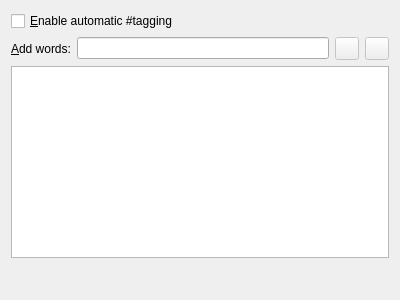
<?xml version="1.0" encoding="UTF-8"?>
<ui version="4.0">
 <class>AutoTagWidget</class>
 <widget class="QWidget" name="AutoTagWidget">
  <property name="geometry">
   <rect>
    <x>0</x>
    <y>0</y>
    <width>400</width>
    <height>300</height>
   </rect>
  </property>
  <property name="windowTitle">
   <string notr="true">Form</string>
  </property>
  <layout class="QVBoxLayout" name="verticalLayout">
   <item>
    <widget class="QCheckBox" name="chbEnable">
     <property name="text">
      <string>&amp;Enable automatic #tagging</string>
     </property>
    </widget>
   </item>
   <item>
    <layout class="QHBoxLayout" name="horizontalLayout_5">
     <item>
      <widget class="QLabel" name="lblAdd">
       <property name="text">
        <string>&amp;Add words:</string>
       </property>
       <property name="buddy">
        <cstring>lineWord</cstring>
       </property>
      </widget>
     </item>
     <item>
      <widget class="QLineEdit" name="lineWord"/>
     </item>
     <item>
      <widget class="QToolButton" name="btnAdd">
       <property name="enabled">
        <bool>false</bool>
       </property>
       <property name="icon">
        <iconset resource="../../qtwitter-app/res/resources.qrc">
         <normaloff>:/icons/add_48.png</normaloff>:/icons/add_48.png</iconset>
       </property>
      </widget>
     </item>
     <item>
      <widget class="QToolButton" name="btnDelete">
       <property name="enabled">
        <bool>false</bool>
       </property>
       <property name="icon">
        <iconset resource="../../qtwitter-app/res/resources.qrc">
         <normaloff>:/icons/cancel_48.png</normaloff>:/icons/cancel_48.png</iconset>
       </property>
      </widget>
     </item>
    </layout>
   </item>
   <item>
    <widget class="QListView" name="viewWords">
     <property name="sizePolicy">
      <sizepolicy hsizetype="Expanding" vsizetype="MinimumExpanding">
       <horstretch>0</horstretch>
       <verstretch>0</verstretch>
      </sizepolicy>
     </property>
     <property name="selectionMode">
      <enum>QAbstractItemView::MultiSelection</enum>
     </property>
    </widget>
   </item>
   <item>
    <spacer name="verticalSpacer_2">
     <property name="orientation">
      <enum>Qt::Vertical</enum>
     </property>
     <property name="sizeHint" stdset="0">
      <size>
       <width>20</width>
       <height>33</height>
      </size>
     </property>
    </spacer>
   </item>
  </layout>
 </widget>
 <resources>
  <include location="../../qtwitter-app/res/resources.qrc"/>
 </resources>
 <connections/>
</ui>
